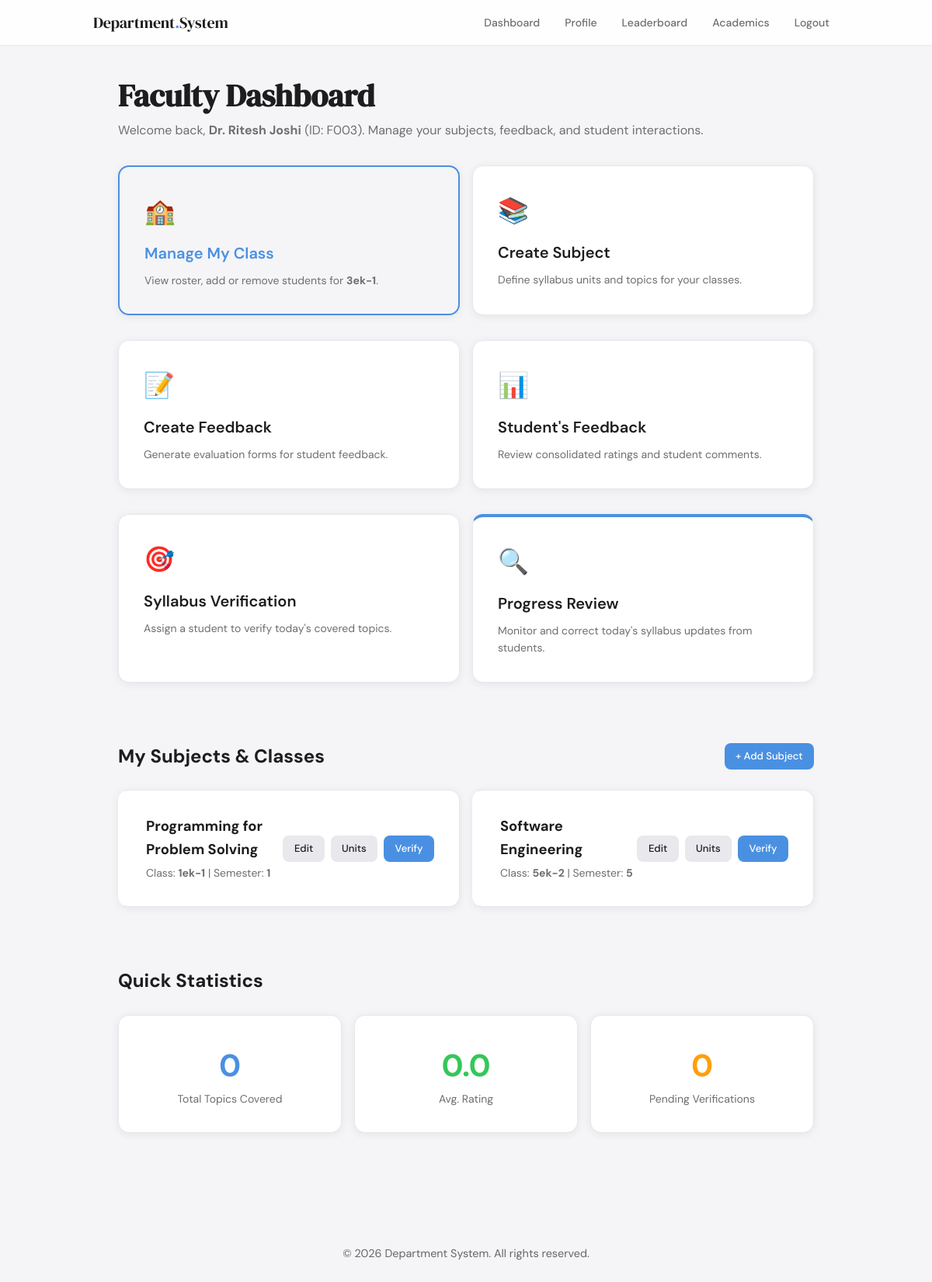
The page /public/academics/faculty_dashboard.php (signed in) on the database its author committed.
### tables this page shows
CREATE TABLE IF NOT EXISTS users (
    id INT AUTO_INCREMENT PRIMARY KEY,
    name VARCHAR(120) NOT NULL,
    email VARCHAR(120) UNIQUE NOT NULL,
    phone VARCHAR(20),
    password VARCHAR(255) NOT NULL,
    role ENUM('student','faculty','expert','admin') NOT NULL,
    pac_category ENUM('premium', 'average', 'challenged') DEFAULT 'average',
    class_name VARCHAR(50),
    semester INT,
    batch VARCHAR(30),
    roll_no VARCHAR(50),
    emp_id VARCHAR(50),
    linkedin_url VARCHAR(255),
    is_verified TINYINT DEFAULT 1,
    created_at TIMESTAMP DEFAULT CURRENT_TIMESTAMP
);

CREATE TABLE IF NOT EXISTS profiles (
    id INT AUTO_INCREMENT PRIMARY KEY,
    user_id INT UNIQUE NOT NULL,
    branch VARCHAR(100),
    skills TEXT,
    expertise_area TEXT,
    company VARCHAR(255),
    designation VARCHAR(255),
    bio TEXT,
    github_url VARCHAR(255),
    leetcode_url VARCHAR(255),
    portfolio_url VARCHAR(255),
    hobbies TEXT,
    target_role VARCHAR(100),
    is_alumni TINYINT DEFAULT 0,
    college_name VARCHAR(255),
    graduation_year VARCHAR(10),
    degree VARCHAR(100),
    experience_years INT,
    teaching_interests TEXT,
    is_cc TINYINT DEFAULT 0,
    cc_class VARCHAR(50),
    cc_semester INT,
    community_score INT DEFAULT 0,
    created_at TIMESTAMP DEFAULT CURRENT_TIMESTAMP,
    FOREIGN KEY (user_id) REFERENCES users(id) ON DELETE CASCADE
);

CREATE TABLE IF NOT EXISTS faculty_subjects (
    id INT AUTO_INCREMENT PRIMARY KEY,
    faculty_id INT NOT NULL,
    subject_name VARCHAR(100) NOT NULL,
    branch VARCHAR(100),
    class_name VARCHAR(50),
    semester INT,
    is_elective TINYINT DEFAULT 0,
    FOREIGN KEY (faculty_id) REFERENCES users(id) ON DELETE CASCADE
);

### public/academics/faculty_dashboard.php (the view, shortened to what this page needs)
<?php
require_once __DIR__ . '/../../app/config/db.php';
$faculty_id = (int) $_SESSION['user_id'];
$today = date('Y-m-d');
$stmt = $conn->prepare("SELECT name, class_name, semester, emp_id FROM users WHERE id = ?");
$stmt->bind_param("i", $faculty_id);
$stmt->execute();
$uRow = $stmt->get_result()->fetch_assoc();
$name = $uRow['name'] ?? 'Faculty';
$emp_id = $uRow['emp_id'] ?? 'N/A';
$ccStmt = $conn->prepare("SELECT is_cc, cc_class, cc_semester FROM profiles WHERE user_id = ?");
$ccStmt->bind_param("i", $faculty_id);
$ccStmt->execute();
$ccProfile = $ccStmt->get_result()->fetch_assoc();
$is_cc = $ccProfile['is_cc'] ?? 0;
require_once __DIR__ . '/../../app/includes/header.php';
?>
<div class="wrapper" style="padding: 2rem; margin-bottom: 4rem;">
    <div class="dashboard-header" style="margin-bottom: 2rem;">
        <div class="dashboard-title">
            <h1 style="font-family: 'DM Serif Display', serif; font-size: 2.5rem; color: var(--text);">Faculty Dashboard</h1>
            <p style="color: var(--text-2);">Welcome back, <strong><?= htmlspecialchars($name) ?></strong> (ID: <?= htmlspecialchars($emp_id) ?>). Manage your subjects, feedback, and student interactions.</p>
        </div>
    </div>
    <div class="grid-2">
        <?php if ($is_cc): ?>
            <a href="manage_class.php" class="card" style="text-decoration: none; color: inherit; background: var(--bg-2); border: 2px solid var(--accent);">
                <div style="font-size: 32px; margin-bottom: 12px;">🏫</div>
                <h3 style="margin-bottom: 8px; font-size: 1.25rem; font-weight: 600; color: var(--accent);">Manage My Class</h3>
                <p style="font-size: 14px; color: var(--text-2); margin-top: 8px;">View roster, add or remove students for <strong><?= htmlspecialchars($ccProfile['cc_class']) ?></strong>.</p>
            </a>
        <?php endif; ?>
        <a href="create_subject.php" class="card" style="text-decoration: none; color: inherit;">
            <div style="font-size: 32px; margin-bottom: 12px;">📚</div>
            <h3 style="margin-bottom: 8px; font-size: 1.25rem; font-weight: 600;">Create Subject</h3>
            <p style="font-size: 14px; color: var(--text-2); margin-top: 8px;">Define syllabus units and topics for your classes.</p>
        </a>
        <a href="create_feedback.php" class="card" style="text-decoration: none; color: inherit;">
            <div style="font-size: 32px; margin-bottom: 12px;">📝</div>
            <h3 style="margin-bottom: 8px; font-size: 1.25rem; font-weight: 600;">Create Feedback</h3>
            <p style="font-size: 14px; color: var(--text-2); margin-top: 8px;">Generate evaluation forms for student feedback.</p>
        </a>
        <a href="feedback_results.php" class="card" style="text-decoration: none; color: inherit;">
            <div style="font-size: 32px; margin-bottom: 12px;">📊</div>
            <h3 style="margin-bottom: 8px; font-size: 1.25rem; font-weight: 600;">Student's Feedback</h3>
            <p style="font-size: 14px; color: var(--text-2); margin-top: 8px;">Review consolidated ratings and student comments.</p>
        </a>
        <a href="select_student.php" class="card" style="text-decoration: none; color: inherit;">
            <div style="display: flex; justify-content: space-between; align-items: flex-start;">
                <div style="font-size: 32px; margin-bottom: 12px;">🎯</div>
            </div>
            <h3 style="margin-bottom: 8px; font-size: 1.25rem; font-weight: 600;">Syllabus Verification</h3>
            <p style="font-size: 14px; color: var(--text-2); margin-top: 8px;">Assign a student to verify today's covered topics.</p>
        </a>
        <a href="syllabus_verification.php" class="card" style="text-decoration: none; color: inherit; border-top: 4px solid var(--accent);">
            <div style="display: flex; justify-content: space-between; align-items: flex-start;">
                <div style="font-size: 32px; margin-bottom: 12px;">🔍</div>
            </div>
            <h3 style="margin-bottom: 8px; font-size: 1.25rem; font-weight: 600;">Progress Review</h3>
            <p style="font-size: 14px; color: var(--text-2); margin-top: 8px;">Monitor and correct today's syllabus updates from students.</p>
        </a>
    </div>
    <div style="margin-top: 60px;">
        <div style="display: flex; justify-content: space-between; align-items: center; margin-bottom: 24px;">
            <h2 style="margin: 0;">My Subjects & Classes</h2>
            <a href="create_subject.php" class="btn btn-sm" style="background: var(--accent); color: white;">+ Add Subject</a>
        </div>
        <div class="grid-2">
            <?php
            $subQuery = $conn->prepare("
                SELECT fs.id, fs.subject_name, fs.class_name, fs.semester, u.name as assigned_student
                FROM faculty_subjects fs
                LEFT JOIN feedback_selector s ON s.subject_id = fs.id AND s.selected_date = ?
                LEFT JOIN users u ON u.id = s.selected_student_id
                WHERE fs.faculty_id = ?
            ");
            $subQuery->bind_param("si", $today, $faculty_id);
            $subQuery->execute();
            $subjects = $subQuery->get_result();
            while ($sub = $subjects->fetch_assoc()) {
            ?>
                <div class="card" style="display: flex; justify-content: space-between; align-items: center; border-left: 4px solid <?php echo $sub['assigned_student'] ? 'var(--success)' : 'transparent'; ?>;">
                    <div>
                        <div style="display: flex; align-items: center; gap: 8px; margin-bottom: 4px;">
                            <h3 style="margin: 0; font-size: 1.15rem;"><?php echo htmlspecialchars($sub['subject_name']); ?></h3>
                        </div>
                        <p style="font-size: 14px; color: var(--text-2);">
                            Class: <strong><?php echo htmlspecialchars($sub['class_name']); ?></strong> |
                            Semester: <strong><?php echo htmlspecialchars($sub['semester']); ?></strong>
                        </p>
                    </div>
                    <div style="display: flex; gap: 8px;">
                        <a href="create_subject.php?id=<?php echo $sub['id']; ?>" class="btn btn-sm btn-secondary">Edit</a>
                        <a href="units.php?subject_id=<?php echo $sub['id']; ?>" class="btn btn-sm btn-secondary">Units</a>
                        <a href="select_student.php?class_name=<?php echo urlencode($sub['class_name']); ?>&semester=<?php echo urlencode($sub['semester']); ?>" class="btn btn-sm <?php echo $sub['assigned_student'] ? 'btn-secondary' : 'btn-primary'; ?>">
                            <?php echo $sub['assigned_student'] ? 'Reassign' : 'Verify'; ?>
                        </a>
                    </div>
                </div>
            <?php } ?>
        </div>
    </div>
    <div style="margin-top: 60px;">
        <h2 style="margin-bottom: 24px;">Quick Statistics</h2>
        <div class="grid-2" style="grid-template-columns: repeat(3, 1fr);">
            <?php
            $tcStmt = $conn->prepare("
                SELECT COUNT(*) as count
                FROM topic_progress tp
                JOIN faculty_subjects fs ON fs.subject_name = tp.subject
                WHERE fs.faculty_id = ? AND tp.is_covered = 1
            ");
            $tcStmt->bind_param("i", $faculty_id);
            $tcStmt->execute();
            $totalCovered = $tcStmt->get_result()->fetch_assoc()['count'] ?? 0;
            $arStmt = $conn->prepare("
                SELECT AVG(rating) as avg_rating
                FROM student_faculty_feedback sff
                JOIN faculty_feedback_forms fff ON fff.id = sff.form_id
                WHERE fff.faculty_id = ?
            ");
            $arStmt->bind_param("i", $faculty_id);
            $arStmt->execute();
            $avgRating = $arStmt->get_result()->fetch_assoc()['avg_rating'];
            $displayRating = $avgRating ? round($avgRating, 1) : '0.0';
            $ptStmt = $conn->prepare("
                SELECT COUNT(*) as count
                FROM topic_progress tp
                JOIN faculty_subjects fs ON fs.subject_name = tp.subject
                WHERE fs.faculty_id = ? AND tp.is_covered = 1 AND tp.is_verified = 0
            ");
            $ptStmt->bind_param("i", $faculty_id);
            $ptStmt->execute();
            $pendingTasks = $ptStmt->get_result()->fetch_assoc()['count'] ?? 0;
            ?>
            <div class="card" style="text-align: center;">
                <h1 style="color: var(--accent); font-size: 2.5rem;"><?= $totalCovered ?></h1>
                <p style="color: var(--text-2); font-size: 14px;">Total Topics Covered</p>
            </div>
            <div class="card" style="text-align: center;">
                <h1 style="color: var(--success); font-size: 2.5rem;"><?= $displayRating ?></h1>
                <p style="color: var(--text-2); font-size: 14px;">Avg. Rating</p>
            </div>
            <div class="card" style="text-align: center;">
                <h1 style="color: var(--warning); font-size: 2.5rem;"><?= $pendingTasks ?></h1>
                <p style="color: var(--text-2); font-size: 14px;">Pending Verifications</p>
            </div>
        </div>
    </div>
</div>
<?php require_once __DIR__ . '/../../app/includes/footer.php'; ?>

### public/assets/css/style.css (style rules this page uses)
:root { --bg: #f5f5f7; --surface: #ffffff; --surface-2: #f9f9fb; --border: #e8e8ed; --accent: #4a90e2; --accent-hover: #2f78d3; --accent-light: #eef5fd; --text: #1d1d1f; --text-2: #6e6e73; --text-3: #aeaeb2; --success: #34c759; --warning: #ff9f0a; --error: #ff3b30; --pending-bg: #fff8ec; --pending-text: #b06000; --accepted-bg: #eef5fd; --accepted-text: #1a5fa8; --completed-bg: #edfbf3; --completed-text: #1a7a40; --radius: 14px; --radius-sm: 8px; --shadow: 0 2px 12px rgba(0,0,0,0.07); --shadow-lg: 0 8px 32px rgba(0,0,0,0.10); }
*, *::before, *::after { box-sizing: border-box; margin: 0; padding: 0; }
html { font-size: 16px; }
body { font-family: 'DM Sans', sans-serif; background: var(--bg); color: var(--text); min-height: 100vh; line-height: 1.6; }
.wrapper, .page-wrap { max-width: 960px; margin: 0 auto; padding: 2.5rem 2rem; }
.card { background: var(--surface); border-radius: var(--radius); box-shadow: var(--shadow); border: 1px solid var(--border); padding: 2rem; margin-bottom: 1rem; }
.btn { display: inline-flex; align-items: center; justify-content: center; gap: 0.4rem; padding: 0.65rem 1.4rem; border-radius: var(--radius-sm); font-family: 'DM Sans', sans-serif; font-size: 0.9rem; font-weight: 500; cursor: pointer; border: none; transition: all 0.15s; text-decoration: none; }
.btn-primary { background: var(--accent); color: #fff; }
.btn-secondary { background: var(--border); color: var(--text); }
.btn-sm { padding: 0.4rem 0.9rem; font-size: 0.82rem; }
.grid-2 { display: grid; grid-template-columns: 1fr 1fr; gap: 1rem; }

### rows shown on the page
users: name "Dr. Ritesh Joshi", emp "F003"
profiles: cc_class "3ek-1"
faculty_subjects: subject_name "Programming for Problem Solving", class_name "1ek-1", semester "1"
faculty_subjects: subject_name "Software Engineering", class_name "5ek-2", semester "5"

### other values the page prints
$totalCovered "0"
$displayRating "0.0"
$pendingTasks "0"
